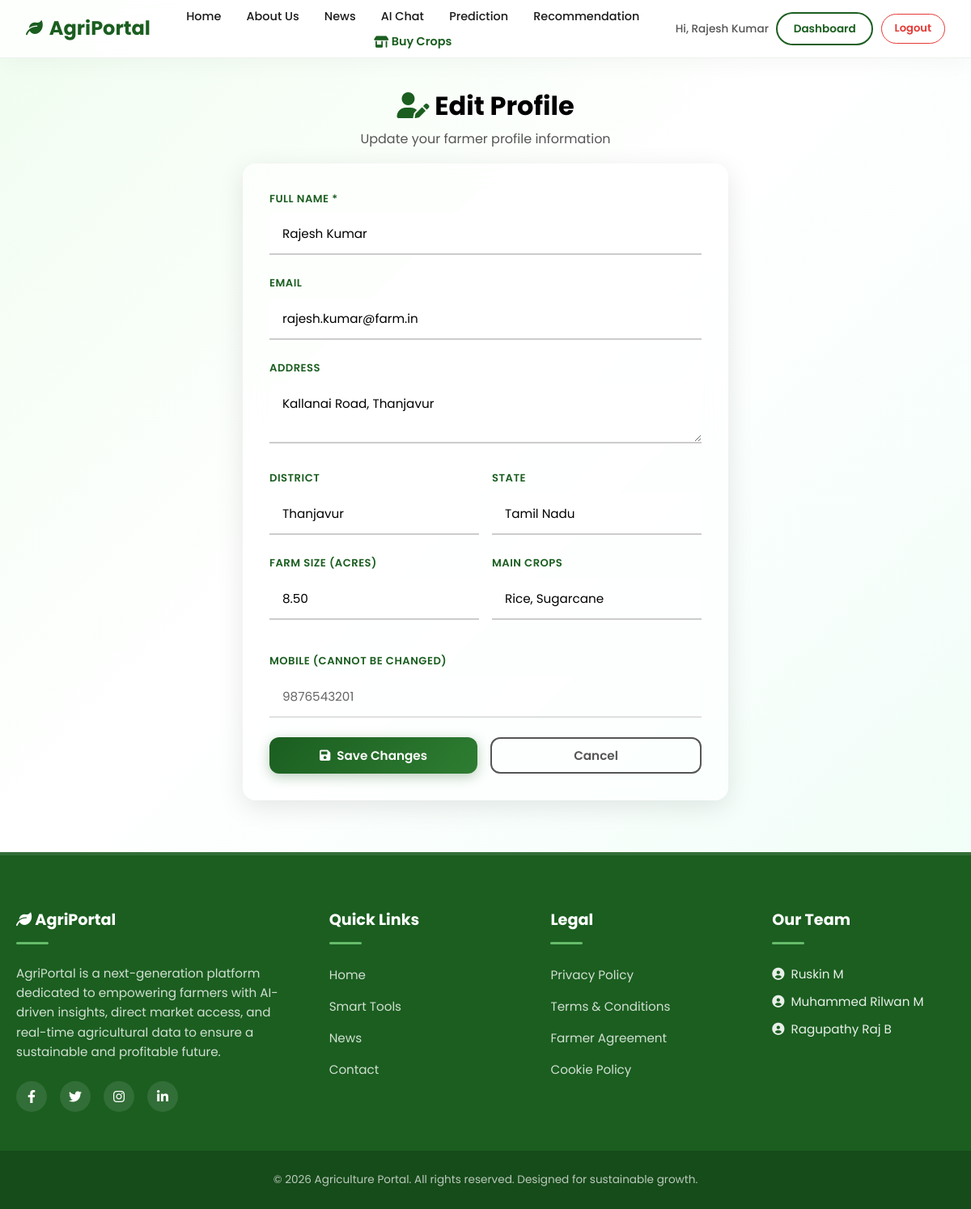
Screenshot of /farmer/edit_profile.php (signed in) with the database file from the repository.
### tables this page shows
CREATE TABLE farmers (
    farmer_id INT AUTO_INCREMENT PRIMARY KEY,
    name VARCHAR(100) NOT NULL,
    mobile VARCHAR(15) NOT NULL UNIQUE,
    email VARCHAR(100) UNIQUE,
    address TEXT,
    district VARCHAR(50),
    state VARCHAR(50),
    farm_size DECIMAL(10, 2) COMMENT 'Farm size in acres',
    main_crops TEXT COMMENT 'Comma-separated list of main crops',
    password VARCHAR(255) NOT NULL,
    profile_photo VARCHAR(255) COMMENT 'Path to profile photo',
    created_at TIMESTAMP DEFAULT CURRENT_TIMESTAMP,
    updated_at TIMESTAMP DEFAULT CURRENT_TIMESTAMP ON UPDATE CURRENT_TIMESTAMP,
    INDEX idx_district (district),
    INDEX idx_state (state),
    INDEX idx_mobile (mobile)
);

### farmer/edit_profile.php (the view, shortened to what this page needs)
<?php
require_once '../includes/db.php';
$farmer_id = (int)$_SESSION['farmer_id'];
$stmt = mysqli_prepare($conn, "SELECT * FROM farmers WHERE farmer_id = ?");
mysqli_stmt_bind_param($stmt, 'i', $farmer_id);
mysqli_stmt_execute($stmt);
$farmer = mysqli_fetch_assoc(mysqli_stmt_get_result($stmt));
?>
<?php include '../includes/header.php'; ?>
<div class="container mb-2">
    <div class="edit-container">
        <div class="text-center mb-1">
            <h1 style="color:var(--text-main);"><i class="fas fa-user-edit" style="color:var(--primary);"></i> Edit Profile</h1>
            <p style="color:var(--text-muted);">Update your farmer profile information</p>
        </div>
        <div class="card">
            <form method="POST" action="">
                <div class="form-group">
                    <label>Full Name *</label>
                    <input type="text" name="name" value="<?php echo htmlspecialchars($farmer['name']); ?>" required>
                </div>
                <div class="form-group">
                    <label>Email</label>
                    <input type="email" name="email" value="<?php echo htmlspecialchars($farmer['email'] ?? ''); ?>">
                </div>
                <div class="form-group">
                    <label>Address</label>
                    <textarea name="address" rows="2"><?php echo htmlspecialchars($farmer['address'] ?? ''); ?></textarea>
                </div>
                <div class="form-row">
                    <div class="form-group">
                        <label>District</label>
                        <input type="text" name="district" value="<?php echo htmlspecialchars($farmer['district'] ?? ''); ?>">
                    </div>
                    <div class="form-group">
                        <label>State</label>
                        <input type="text" name="state" value="<?php echo htmlspecialchars($farmer['state'] ?? ''); ?>">
                    </div>
                </div>
                <div class="form-row">
                    <div class="form-group">
                        <label>Farm Size (Acres)</label>
                        <input type="number" step="0.1" name="farm_size" value="<?php echo htmlspecialchars($farmer['farm_size'] ?? ''); ?>">
                    </div>
                    <div class="form-group">
                        <label>Main Crops</label>
                        <input type="text" name="main_crops" placeholder="e.g. Rice, Wheat" value="<?php echo htmlspecialchars($farmer['main_crops'] ?? ''); ?>">
                    </div>
                </div>
                <div class="form-group" style="margin-top:1rem;">
                    <label>Mobile (cannot be changed)</label>
                    <input type="text" value="<?php echo htmlspecialchars($farmer['mobile']); ?>" disabled style="opacity:0.6;">
                </div>
                <div style="display:flex;gap:1rem;margin-top:1.5rem;">
                    <button type="submit" class="btn btn-primary" style="flex:1;">
                        <i class="fas fa-save"></i> Save Changes
                    </button>
                    <a href="<?php echo BASE_URL; ?>farmer/dashboard.php" class="btn btn-outline" style="flex:1;border-color:var(--text-muted);color:var(--text-muted);">
                        Cancel
                    </a>
                </div>
            </form>
        </div>
    </div>
</div>
<?php include '../includes/footer.php'; ?>

### assets/css/style.css (style rules this page uses)
*, *::before, *::after { margin: 0; padding: 0; box-sizing: border-box; }
html { scroll-behavior: smooth; }
a { text-decoration: none; color: inherit; transition: all 0.3s ease; }
:root { --primary: #1B5E20; --primary-light: #2E7D32; --primary-hover: #145218; --accent: #66BB6A; --accent-hover: #57A75E; --bg-body: linear-gradient(135deg, #f0fdf0 0%, #ffffff 40%, #ecfdf5 100%); --bg-card: rgba(255, 255, 255, 0.2); --bg-card-solid: #ffffff; --text-main: #000000; --text-body: #1a1a1a; --text-muted: #555555; --glass-bg: rgba(255, 255, 255, 0.2); --glass-border: 1px solid rgba(255, 255, 255, 0.3); --glass-blur: blur(15px); --glass-shadow: 0 8px 32px rgba(0, 0, 0, 0.1); --border-color: rgba(102, 187, 106, 0.35); --border-light: #e8f5e9; --shadow-sm: 0 2px 8px rgba(0, 0, 0, 0.04); --shadow-md: 0 8px 25px rgba(0, 0, 0, 0.08); --shadow-lg: 0 15px 40px rgba(0, 0, 0, 0.12); --shadow-hover: 0 12px 35px rgba(27, 94, 32, 0.18); --radius: 16px; --radius-sm: 8px; --radius-md: 12px; --radius-lg: 16px; --radius-pill: 50px; --transition: all 0.3s cubic-bezier(0.4, 0, 0.2, 1); --font: 'Poppins', sans-serif; }
body { font-family: var(--font); background: var(--bg-body); color: var(--text-body); line-height: 1.7; padding-top: 72px; -webkit-font-smoothing: antialiased; overflow-x: hidden; min-height: 100vh; }
.container { max-width: 1200px; margin: 0 auto; padding: 0 20px; }
.text-center { text-align: center; }
.mb-1 { margin-bottom: 1rem; }
.mb-2 { margin-bottom: 2rem; }
.card { background: rgba(255, 255, 255, 0.55); backdrop-filter: blur(12px); -webkit-backdrop-filter: blur(12px); border: 1px solid rgba(255, 255, 255, 0.4); border-radius: var(--radius); box-shadow: var(--glass-shadow); padding: 2rem; transition: var(--transition); }
.btn { display: inline-flex; align-items: center; justify-content: center; gap: 0.5rem; padding: 10px 20px; border-radius: 12px; font-weight: 600; font-size: 0.95rem; font-family: var(--font); cursor: pointer; transition: var(--transition); border: none; text-decoration: none; line-height: 1.4; }
.btn-primary { background: linear-gradient(135deg, #1B5E20, #2E7D32); color: #fff; box-shadow: 0 4px 15px rgba(27, 94, 32, 0.3); }
.btn-outline { border: 2px solid var(--primary); color: var(--primary); background: transparent; border-radius: 12px; }
.form-group { margin-bottom: 1.5rem; text-align: left; position: relative; }
.form-group label { display: block; font-size: 0.82rem; font-weight: 600; color: var(--primary); margin-bottom: 0.4rem; text-transform: uppercase; letter-spacing: 0.5px; }
.form-group input, .form-group select, .form-group textarea { width: 100%; padding: 0.85rem 1rem; background: rgba(255, 255, 255, 0.6); border: none; border-bottom: 2px solid #ccc; border-radius: 0; color: var(--text-main); font-family: var(--font); font-size: 0.95rem; transition: var(--transition); }
.form-group input::placeholder { color: #999; }
.form-row { display: grid; grid-template-columns: 1fr 1fr; gap: 1rem; }

### farmer/edit_profile.php (style rules this page uses)
.edit-container { max-width: 600px; margin: 2rem auto; }
.form-row { display: grid; grid-template-columns: 1fr 1fr; gap: 1rem; }

### rows the page displays
farmers: name "Rajesh Kumar", email "rajesh.kumar@farm.in", address "Kallanai Road, Thanjavur", district "Thanjavur", state "Tamil Nadu", farm_size "8.50", main_crops "Rice, Sugarcane", mobile "9876543201"

### other values shown
$farmerName "Rajesh Kumar"
